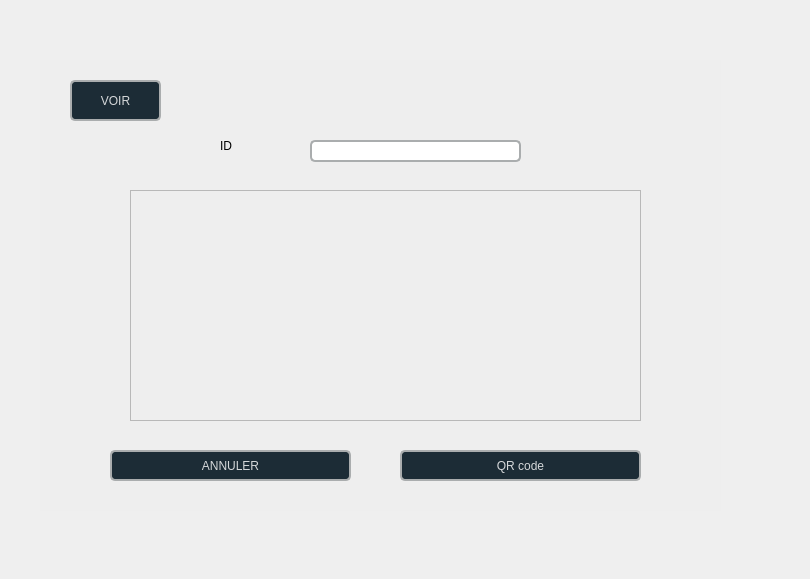
<?xml version="1.0" encoding="UTF-8"?>
<ui version="4.0">
 <class>qrcode</class>
 <widget class="QDialog" name="qrcode">
  <property name="geometry">
   <rect>
    <x>0</x>
    <y>0</y>
    <width>810</width>
    <height>579</height>
   </rect>
  </property>
  <property name="windowTitle">
   <string>Dialog</string>
  </property>
  <widget class="QWidget" name="widget" native="true">
   <property name="geometry">
    <rect>
     <x>40</x>
     <y>60</y>
     <width>681</width>
     <height>451</height>
    </rect>
   </property>
   <property name="styleSheet">
    <string notr="true">background-color: rgb(238, 238, 238);</string>
   </property>
   <widget class="QLineEdit" name="lineEditId">
    <property name="geometry">
     <rect>
      <x>270</x>
      <y>80</y>
      <width>211</width>
      <height>22</height>
     </rect>
    </property>
    <property name="styleSheet">
     <string notr="true">border: 1.6px solid rgba(170,173,174,255)rgb(255, 255, 255); border-radius: 5px;
background-color: rgb(255, 255, 255);</string>
    </property>
   </widget>
   <widget class="QLabel" name="label_14">
    <property name="geometry">
     <rect>
      <x>180</x>
      <y>70</y>
      <width>51</width>
      <height>31</height>
     </rect>
    </property>
    <property name="styleSheet">
     <string notr="true">font: 16pt &quot;Segoe UI Symbol&quot;;</string>
    </property>
    <property name="text">
     <string>ID</string>
    </property>
   </widget>
   <widget class="QPushButton" name="cancel">
    <property name="geometry">
     <rect>
      <x>70</x>
      <y>390</y>
      <width>241</width>
      <height>31</height>
     </rect>
    </property>
    <property name="styleSheet">
     <string notr="true">QPushButton#cancel {
    background-color: rgb(28, 44, 54);
border: 1.6px solid rgba(170,173,174,255)rgb(255, 255, 255); border-radius: 5px;

    color: rgb(213, 216, 218);
    font: 700 9pt &quot;Segoe UI&quot;;
}

QPushButton#cancel:hover {
  /* Darker shade when hovering */
	background-color: #284853;
    color: rgb(255, 255, 255);  /* Optional: Change text color on hover */
}

QPushButton#cancel:pressed {
	background-color: rgb(74, 74, 74);
    color: rgb(255, 255, 255);  /* Optional: Change text color when pressed */
}
</string>
    </property>
    <property name="text">
     <string>ANNULER</string>
    </property>
    <property name="icon">
     <iconset>
      <normaloff>../../firqs/icons/annule.png</normaloff>../../firqs/icons/annule.png</iconset>
    </property>
    <property name="iconSize">
     <size>
      <width>30</width>
      <height>25</height>
     </size>
    </property>
   </widget>
   <widget class="QPushButton" name="envoi_2">
    <property name="geometry">
     <rect>
      <x>360</x>
      <y>390</y>
      <width>241</width>
      <height>31</height>
     </rect>
    </property>
    <property name="styleSheet">
     <string notr="true">QPushButton#envoi_2 {
    background-color: rgb(28, 44, 54);
border: 1.6px solid rgba(170,173,174,255)rgb(255, 255, 255); border-radius: 5px;

    color: rgb(213, 216, 218);
    font: 700 9pt &quot;Segoe UI&quot;;
}

QPushButton#envoi_2:hover {
  /* Darker shade when hovering */
	background-color: #284853;
    color: rgb(255, 255, 255);  /* Optional: Change text color on hover */
}

QPushButton#envoi_2:pressed {
	background-color: rgb(74, 74, 74);
    color: rgb(255, 255, 255);  /* Optional: Change text color when pressed */
}
</string>
    </property>
    <property name="text">
     <string>QR code</string>
    </property>
    <property name="icon">
     <iconset>
      <normaloff>../../firqs/icons/bar.png</normaloff>../../firqs/icons/bar.png</iconset>
    </property>
    <property name="iconSize">
     <size>
      <width>30</width>
      <height>25</height>
     </size>
    </property>
   </widget>
   <widget class="QTableView" name="tableView">
    <property name="geometry">
     <rect>
      <x>90</x>
      <y>130</y>
      <width>511</width>
      <height>231</height>
     </rect>
    </property>
    <property name="styleSheet">
     <string notr="true"/>
    </property>
   </widget>
   <widget class="QPushButton" name="envoi3">
    <property name="geometry">
     <rect>
      <x>30</x>
      <y>20</y>
      <width>91</width>
      <height>41</height>
     </rect>
    </property>
    <property name="styleSheet">
     <string notr="true">QPushButton#envoi3 {
    background-color: rgb(28, 44, 54);
border: 1.6px solid rgba(170,173,174,255)rgb(255, 255, 255); border-radius: 5px;

    color: rgb(213, 216, 218);
    font: 700 9pt &quot;Segoe UI&quot;;
}

QPushButton#envoi3:hover {
  /* Darker shade when hovering */
	background-color: #284853;
    color: rgb(255, 255, 255);  /* Optional: Change text color on hover */
}

QPushButton#envoi3:pressed {
	background-color: rgb(74, 74, 74);
    color: rgb(255, 255, 255);  /* Optional: Change text color when pressed */
}
</string>
    </property>
    <property name="text">
     <string>VOIR</string>
    </property>
    <property name="icon">
     <iconset>
      <normaloff>../../firqs/icons/jumelles.png</normaloff>../../firqs/icons/jumelles.png</iconset>
    </property>
    <property name="iconSize">
     <size>
      <width>25</width>
      <height>23</height>
     </size>
    </property>
   </widget>
   <widget class="QLabel" name="qrLabel">
    <property name="geometry">
     <rect>
      <x>220</x>
      <y>150</y>
      <width>231</width>
      <height>161</height>
     </rect>
    </property>
    <property name="text">
     <string/>
    </property>
   </widget>
   <zorder>lineEditId</zorder>
   <zorder>label_14</zorder>
   <zorder>cancel</zorder>
   <zorder>envoi_2</zorder>
   <zorder>envoi3</zorder>
   <zorder>qrLabel</zorder>
   <zorder>tableView</zorder>
  </widget>
 </widget>
 <resources/>
 <connections/>
</ui>
